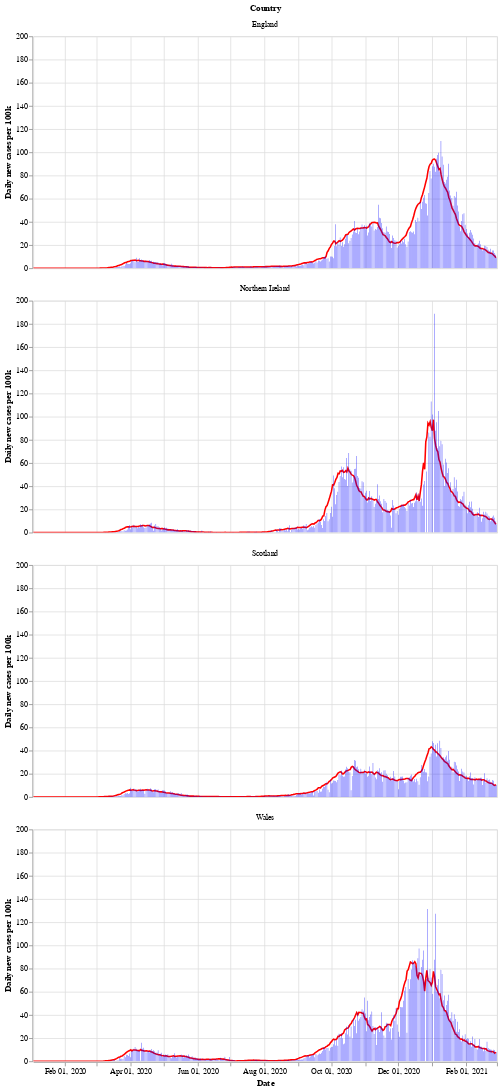

Notebook cell for this chart:
### Markdown cell above
Next is a bar chart of the number of new cases in each country (per 100k population), with the 7 day moving average of cases. Again we see that Wales saw a longer period of raising and falling cases compared to the other countries.

After a period of cases falling, each nation is now seeing a rise in the number of cases - especially in Wales.

### Code cell
# collapse
bars = alt.Chart(uk_cases).mark_bar().encode(
    x=alt.X("yearmonthdate(date):T", axis=alt.Axis(title='Date')),
    y=alt.Y("newCasesRate:Q", axis=alt.Axis(title='Daily new cases per 100k')),
    tooltip='newCasesRate',
    color=alt.condition(
        alt.datum.dailyChange > 0,
        alt.value("orange"),  # The positive color
        alt.value("blue")  # The negative color
    )
).properties(title='New cases per 100k population with rolling 7 day average', width=600).interactive()
line = alt.Chart(uk_cases).mark_line(
    color='red',
    size=2,
).transform_window(
    rolling_mean='mean(newCasesRate)',
    frame=[0, 7],
    groupby=['areaName']
).encode(
    x='yearmonthdate(date):T',
    y='rolling_mean:Q'
)
alt.layer(line, bars, data=uk_cases).facet(alt.Row('areaName', title='Country'), columns=1)

### Figure 1 — Vega-Lite specification as saved in the notebook (floating-point values rounded to 4 significant figures; data arrays with more than 128 entries replaced by an {"elided": "..."} marker saying what was removed)
{"config": {"view": {"continuousWidth": 400, "continuousHeight": 300}}, "data": {"name": "data-3eeb9a4f000fbf5b668c8167485621b0"}, "facet": {"type": "nominal", "field": "areaName", "title": "Country"}, "spec": {"layer": [{"mark": {"type": "line", "color": "red", "size": 2}, "encoding": {"x": {"type": "temporal", "field": "date", "timeUnit": "yearmonthdate"}, "y": {"type": "quantitative", "field": "rolling_mean"}}, "transform": [{"window": [{"op": "mean", "field": "newCasesRate", "as": "rolling_mean"}], "frame": [0, 7], "groupby": ["areaName"]}]}, {"mark": "bar", "encoding": {"color": {"condition": {"value": "orange", "test": "(datum.dailyChange > 0)"}, "value": "blue"}, "tooltip": {"type": "quantitative", "field": "newCasesRate"}, "x": {"type": "temporal", "axis": {"title": "Date"}, "field": "date", "timeUnit": "yearmonthdate"}, "y": {"type": "quantitative", "axis": {"title": "Daily new cases per 100k"}, "field": "newCasesRate"}}, "selection": {"selector002": {"type": "interval", "bind": "scales", "encodings": ["x", "y"]}}, "title": "New cases per 100k population with rolling 7 day average", "width": 600}]}, "columns": 1, "$schema": "https://vega.github.io/schema/vega-lite/v4.8.1.json", "datasets": {"data-3eeb9a4f000fbf5b668c8167485621b0": {"elided": "1692 records"}}}
